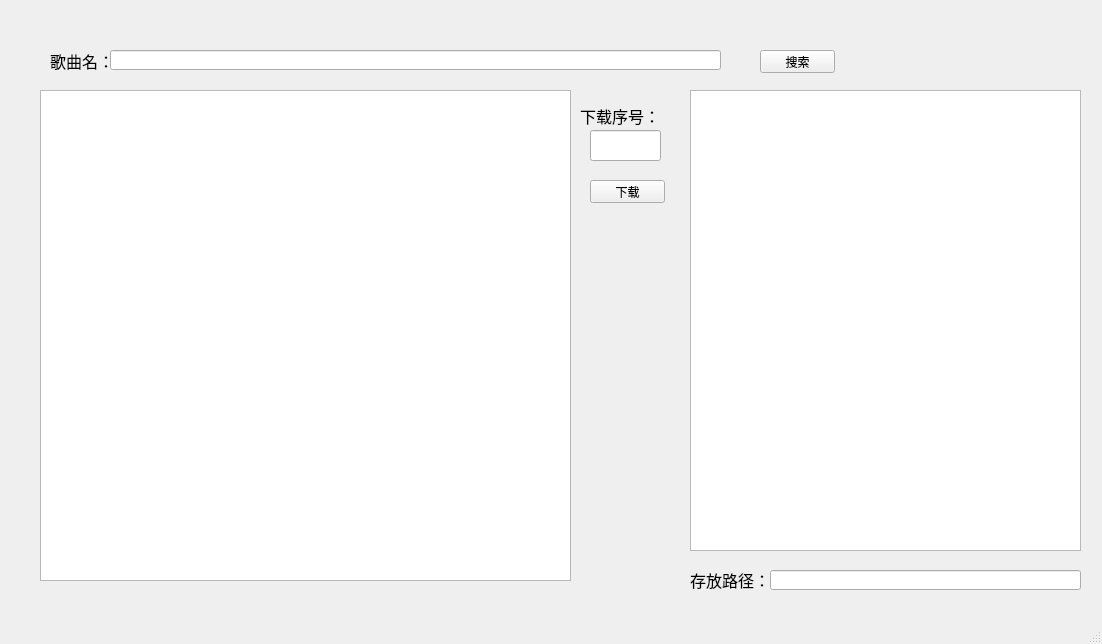
<?xml version="1.0" encoding="UTF-8"?>
<ui version="4.0">
 <class>MainWindow</class>
 <widget class="QMainWindow" name="MainWindow">
  <property name="geometry">
   <rect>
    <x>0</x>
    <y>0</y>
    <width>1102</width>
    <height>644</height>
   </rect>
  </property>
  <property name="windowTitle">
   <string>MainWindow</string>
  </property>
  <widget class="QWidget" name="centralwidget">
   <widget class="QLabel" name="label">
    <property name="geometry">
     <rect>
      <x>50</x>
      <y>40</y>
      <width>61</width>
      <height>41</height>
     </rect>
    </property>
    <property name="font">
     <font>
      <pointsize>12</pointsize>
     </font>
    </property>
    <property name="text">
     <string>歌曲名：</string>
    </property>
   </widget>
   <widget class="QLineEdit" name="INPUT_SEARCH">
    <property name="geometry">
     <rect>
      <x>110</x>
      <y>50</y>
      <width>611</width>
      <height>20</height>
     </rect>
    </property>
    <property name="font">
     <font>
      <family>宋体</family>
      <pointsize>12</pointsize>
     </font>
    </property>
   </widget>
   <widget class="QPushButton" name="BTN_SEARCH">
    <property name="geometry">
     <rect>
      <x>760</x>
      <y>50</y>
      <width>75</width>
      <height>23</height>
     </rect>
    </property>
    <property name="text">
     <string>搜索</string>
    </property>
   </widget>
   <widget class="QTextEdit" name="TEXT_DOWNLOAD_RESULT">
    <property name="geometry">
     <rect>
      <x>690</x>
      <y>90</y>
      <width>391</width>
      <height>461</height>
     </rect>
    </property>
    <property name="font">
     <font>
      <family>宋体</family>
      <pointsize>12</pointsize>
     </font>
    </property>
   </widget>
   <widget class="QTextEdit" name="TEXT_SEARCH_RESUTL">
    <property name="geometry">
     <rect>
      <x>40</x>
      <y>90</y>
      <width>531</width>
      <height>491</height>
     </rect>
    </property>
    <property name="font">
     <font>
      <family>宋体</family>
      <pointsize>12</pointsize>
     </font>
    </property>
   </widget>
   <widget class="QLineEdit" name="INPUT_DOWNLOAD_NUM">
    <property name="geometry">
     <rect>
      <x>590</x>
      <y>130</y>
      <width>71</width>
      <height>31</height>
     </rect>
    </property>
   </widget>
   <widget class="QLabel" name="label_2">
    <property name="geometry">
     <rect>
      <x>580</x>
      <y>100</y>
      <width>81</width>
      <height>31</height>
     </rect>
    </property>
    <property name="font">
     <font>
      <family>宋体</family>
      <pointsize>12</pointsize>
     </font>
    </property>
    <property name="text">
     <string>下载序号：</string>
    </property>
   </widget>
   <widget class="QPushButton" name="BTN_DOWNLOAD">
    <property name="geometry">
     <rect>
      <x>590</x>
      <y>180</y>
      <width>75</width>
      <height>23</height>
     </rect>
    </property>
    <property name="text">
     <string>下载</string>
    </property>
   </widget>
   <widget class="QLabel" name="label_3">
    <property name="geometry">
     <rect>
      <x>690</x>
      <y>570</y>
      <width>81</width>
      <height>20</height>
     </rect>
    </property>
    <property name="font">
     <font>
      <family>宋体</family>
      <pointsize>12</pointsize>
     </font>
    </property>
    <property name="text">
     <string>存放路径：</string>
    </property>
   </widget>
   <widget class="QLineEdit" name="INPUT_SAVE_PATH">
    <property name="geometry">
     <rect>
      <x>770</x>
      <y>570</y>
      <width>311</width>
      <height>20</height>
     </rect>
    </property>
   </widget>
  </widget>
  <widget class="QMenuBar" name="menubar">
   <property name="geometry">
    <rect>
     <x>0</x>
     <y>0</y>
     <width>1102</width>
     <height>23</height>
    </rect>
   </property>
  </widget>
  <widget class="QStatusBar" name="statusbar"/>
 </widget>
 <resources/>
 <connections/>
</ui>
